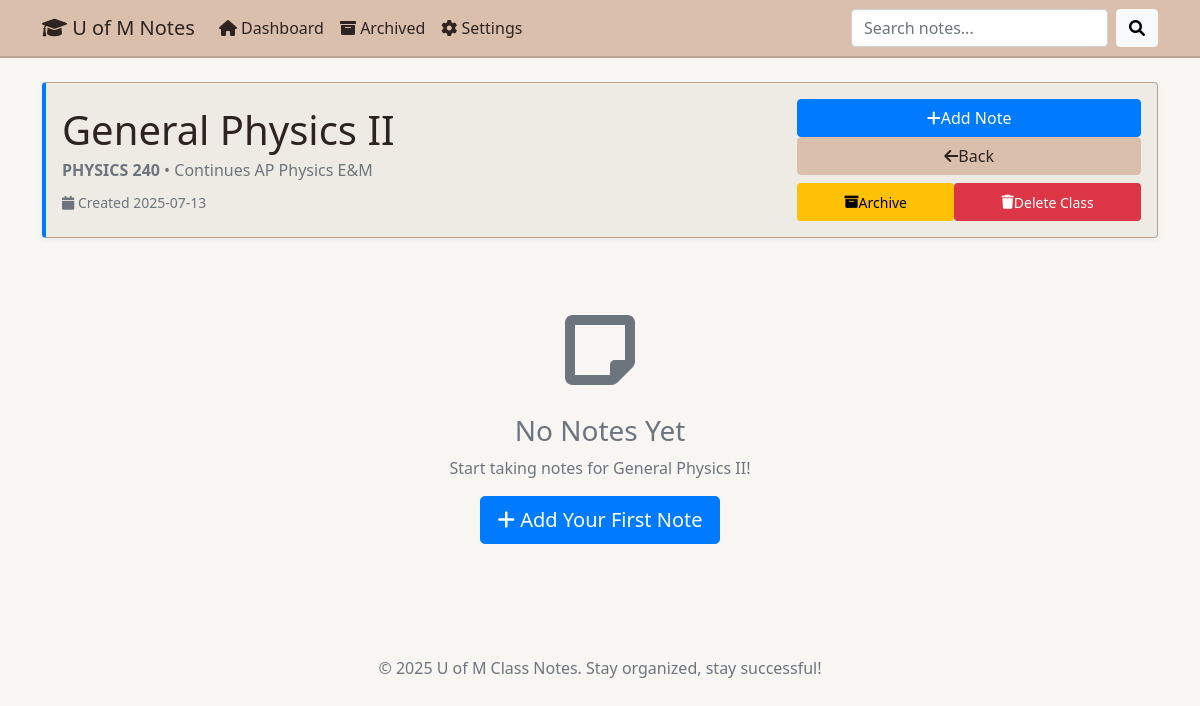
The app's page /class/10 with its own data.
### tables this page shows
CREATE TABLE classes (
            id INTEGER PRIMARY KEY AUTOINCREMENT,
            name TEXT NOT NULL,
            code TEXT NOT NULL,
            description TEXT,
            color TEXT DEFAULT '#007bff',
            created_at TIMESTAMP DEFAULT CURRENT_TIMESTAMP
        , archived INTEGER DEFAULT 0);

### app.py (the view)
@app.route('/class/<int:class_id>')
def view_class(class_id):
    conn = get_db_connection()
    cls = conn.execute('SELECT * FROM classes WHERE id = ?', (class_id,)).fetchone()
    if not cls:
        flash('Class not found!', 'error')
        return redirect(url_for('index'))
    notes = conn.execute(
        'SELECT * FROM notes WHERE class_id = ? ORDER BY updated_at DESC',
        (class_id,)
    ).fetchall()
    conn.close()
    return render_template('class_view.html', cls=cls, notes=notes)

### app.py (called while the page is built)
def get_db_connection():
    conn = sql.connect(DATABASE)
    conn.row_factory = sql.Row
    return conn

### templates/class_view.html (shortened to what this page needs)
{% extends "base.html" %}
{% block content %}
<div class="row class-themed">
    <div class="col-md-12">
        <div class="card mb-4 class-border" data-class-color="{{ cls.color }}">
            <div class="card-body">
                <div class="row align-items-center">
                    <div class="col-md-8">
                        <h1 class="mb-1">{{ cls.name }}</h1>
                        <p class="text-muted mb-2">
                            <strong>{{ cls.code }}</strong>
                            {% if cls.description %} • {{ cls.description }}{% endif %}
                        </p>
                        <small class="text-muted">
                            <i class="fas fa-calendar"> </i> Created {{ cls.created_at[:10] }}
                        </small>
                    </div>
                    <div class="col-md-4 text-end">
                        {% if not cls.archived %}
                        <a href="{{ url_for('add_note', class_id=cls.id) }}" class="btn btn-primary">
                            <i class="fas fa-plus"> </i> Add Note
                        </a>
                        {% endif %}
                        <a href="{{ url_for('index') }}" class="btn btn-secondary">
                            <i class="fas fa-arrow-left"> </i> Back
                        </a>
                        <div class="btn-group mt-2 w-100" role="group">
                            <form method="POST" action="{{ url_for('archive_class', class_id=cls.id) }}"
                                  class="flex-fill" style="display: inline;">
                                <button type="submit" class="btn btn-warning btn-sm w-100"
                                        onclick="return confirmArchive('{{ cls.name }}')">
                                    <i class="fas fa-archive"> </i> Archive
                                </button>
                            </form>
                            <form method="POST" action="{{ url_for('delete_class', class_id=cls.id) }}"
                                  class="flex-fill" style="display: inline;">
                                <button type="submit" class="btn btn-danger btn-sm w-100"
                                        onclick="return confirmClassDelete('{{ cls.name }}')">
                                    <i class="fas fa-trash"> </i> Delete Class
                                </button>
                            </form>
                        </div>
                    </div>
                </div>
            </div>
        </div>
        {% if notes %}
            <h3><i class="fas fa-sticky-note"> </i> Notes ({{ notes|length }})</h3>
            <div class="row">
                {% for note in notes %}
                    <div class="col-md-6 col-lg-4 mb-4">
                        <div class="card note-card h-100">
                            <div class="card-body">
                                <h5 class="card-title">{{ note.title }}</h5>
                                <div class="note-preview">
                                    {{ note.content[:150]|striptags }}
                                    {% if note.content|length > 150 %}...{% endif %}
                                </div>
                                <div class="mt-3">
                                    <small class="text-muted">
                                        <i class="fas fa-clock"> </i>
                                        Updated {{ note.updated_at[:16] }}
                                    </small>
                                </div>
                            </div>
                            <div class="card-footer">
                                <div class="d-flex gap-1">
                                    <a href="{{ url_for('view_note', note_id=note.id) }}"
                                       class="btn btn-primary btn-sm flex-fill">
                                        <i class="fas fa-eye"> </i> View
                                    </a>
                                    {% if not cls.archived %}
                                    <a href="{{ url_for('edit_note', note_id=note.id) }}"
                                       class="btn btn-secondary btn-sm flex-fill">
                                        <i class="fas fa-edit"> </i> Edit
                                    </a>
                                    {% endif %}
                                    <form method="POST" action="{{ url_for('delete_note', note_id=note.id) }}"
                                          class="flex-fill" style="display: inline;">
                                        <button type="submit" class="btn btn-danger btn-sm w-100"
                                                onclick="return confirmNoteDelete('{{ note.title }}')">
                                            <i class="fas fa-trash"> </i>
                                        </button>
                                    </form>
                                </div>
                            </div>
                        </div>
                    </div>
                {% endfor %}
            </div>
        {% else %}
            <div class="text-center py-5">
                <div class="mb-4">
                    <i class="fas fa-sticky-note fa-5x text-muted"> </i>
                </div>
                <h3 class="text-muted">No Notes Yet</h3>
                <p class="text-muted">Start taking notes for {{ cls.name }}!</p>
                {% if not cls.archived %}
                <a href="{{ url_for('add_note', class_id=cls.id) }}" class="btn btn-primary btn-lg">
                    <i class="fas fa-plus"> </i> Add Your First Note
                </a>
                {% endif %}
            </div>
        {% endif %}
    </div>
</div>
{% endblock %}

### static/css/style.css (style rules this page uses)
:root { --color-1: #BAA390; --color-2: #F8F6F2; --color-3: #EEEBe5; --color-4: #2d2320; --color-5: #D9BFAC; --color-6: #7C5C3E; --bg-main: var(--color-2); --bg-card: var(--color-3); --bg-card-header: var(--color-5); --text-main: var(--color-4); --text-muted: #7a7a7a; --border-main: var(--color-1); --btn-main: var(--color-1); --btn-main-hover: var(--color-6); --btn-secondary: var(--color-5); --btn-secondary-hover: var(--color-1); --stat-card-bg: var(--color-1); --stat-card-text: #fff; --stat-card-accent: var(--color-6); }
body { background-color: var(--bg-main); color: #2d2320; font-family: 'Segoe UI', Tahoma, Geneva, Verdana, sans-serif; min-height: 100vh; display: flex; flex-direction: column; transition: background-color 0.3s, color 0.3s; }
.card { background-color: var(--bg-card); color: var(--text-main); border: 1px solid var(--border-main); box-shadow: 0 2px 4px rgba(66, 74, 84, 0.05); }
.btn-primary { background-color: var(--btn-main); border-color: var(--btn-main); color: #fff; }
.btn-secondary { background-color: var(--btn-secondary); border-color: var(--btn-secondary); color: var(--text-main); }
.card-footer .btn, .card-body .btn { display: flex; align-items: center; justify-content: center; text-align: center; }
.btn-group.w-100 form { flex: 1; }
.btn-group.w-100 form .btn { width: 100%; }
.d-flex .btn, .btn-group .btn { min-height: 38px; display: flex; align-items: center; justify-content: center; }
.btn-sm { padding: 0.375rem 0.75rem; font-size: 0.875rem; line-height: 1.5; border-radius: 0.2rem; }
.class-border { border-left: 4px solid var(--class-color, #007bff) !important; }
.class-themed .btn-primary { transition: background-color 0.2s ease, border-color 0.2s ease; }

### records on screen
classes: name "General Physics II", code "PHYSICS 240", description "Continues AP Physics E&M", created_at "2025-07-13"
